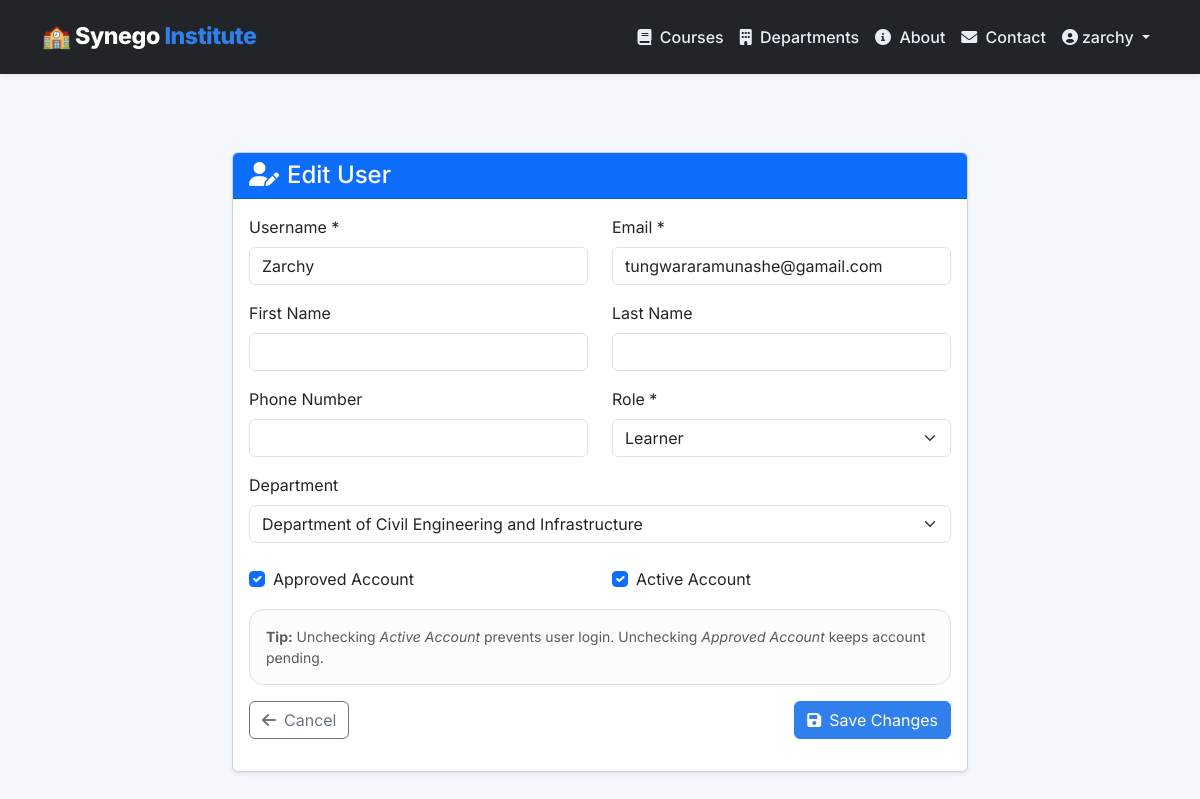
Screenshot of /admin-panel/users/2/edit/ (signed in) with the database file from the repository.
### lms/models.py (models this page shows, shortened)
class User(AbstractUser):
    ROLE_CHOICES = (
        ('admin', 'Administrator'),
        ('instructor', 'Instructor'),
        ('learner', 'Learner'),
        ('dept_head', 'Department Head'),
        ('approver', 'Approver'),
    )
    GENDER_CHOICES = (
        ('M', 'Male'),
        ('F', 'Female'),
        ('O', 'Other'),
    )
    role = models.CharField(max_length=20, choices=ROLE_CHOICES, default='learner')
    department = models.ForeignKey(
        'Department', null=True, blank=True, on_delete=models.SET_NULL,
        related_name='members'
    )
    phone_number = models.CharField(max_length=20, blank=True)
    address = models.TextField(blank=True)
    gender = models.CharField(max_length=1, choices=GENDER_CHOICES, blank=True)
    date_of_birth = models.DateField(null=True, blank=True)
    profile_picture = models.ImageField(upload_to='profile_pics/', null=True, blank=True)
    is_approved = models.BooleanField(default=False)
    approval_token = models.UUIDField(unique=True, null=True, blank=True)
    approval_token_created_at = models.DateTimeField(null=True, blank=True)
    temp_password = models.CharField(max_length=128, blank=True)
    temp_password_created_at = models.DateTimeField(null=True, blank=True)
    google_access_token = models.TextField(blank=True)
    google_refresh_token = models.TextField(blank=True)
    google_token_expiry = models.DateTimeField(null=True, blank=True)
    last_active = models.DateTimeField(auto_now=True)
    login_count = models.PositiveIntegerField(default=0)
    failed_login_attempts = models.PositiveIntegerField(default=0)
    account_locked_until = models.DateTimeField(null=True, blank=True)
    email_verified = models.BooleanField(default=False)
    email_verification_token = models.UUIDField(unique=True, null=True, blank=True)
    receive_notifications = models.BooleanField(default=True)
    language = models.CharField(max_length=10, default='en')
    class Meta:
        indexes = [
            models.Index(fields=['email']),
            models.Index(fields=['role', 'is_approved']),
            models.Index(fields=['username']),
            models.Index(fields=['last_active']),
        ]

class Department(models.Model):
    STATUS_CHOICES = (
        ('active', 'Active'),
        ('inactive', 'Inactive'),
        ('pending', 'Pending Approval'),
    )
    name = models.CharField(max_length=100, unique=True)
    slug = models.SlugField(unique=True, blank=True, null=True)
    code = models.CharField(max_length=20, unique=True, help_text="Department code (e.g., BT, EME, CE)")
    description = models.TextField()
    mission = models.TextField(blank=True, help_text="Department mission statement")
    vision = models.TextField(blank=True, help_text="Department vision statement")
    infrastructure = models.TextField(help_text="Required infrastructure (workshops, labs, etc.)")
    resources = models.TextField(help_text="Tools, equipment, software needed")
    min_instructors = models.PositiveIntegerField(default=1, help_text="Minimum instructors required")
    max_capacity = models.PositiveIntegerField(default=100, help_text="Maximum student capacity")
    head = models.ForeignKey(
        User, null=True, blank=True, on_delete=models.SET_NULL,
        limit_choices_to={'role__in': ['dept_head', 'admin']},
        related_name='headed_depts'
    )
    contact_email = models.EmailField(blank=True)
    contact_phone = models.CharField(max_length=20, blank=True)
    office_location = models.CharField(max_length=200, blank=True)
    status = models.CharField(max_length=20, choices=STATUS_CHOICES, default='active')
    created_at = models.DateTimeField(auto_now_add=True)
    updated_at = models.DateTimeField(auto_now=True)
    class Meta:
        ordering = ['name']
        verbose_name = "Department"
        verbose_name_plural = "Departments"
        indexes = [
            models.Index(fields=['code', 'status']),
            models.Index(fields=['name']),
        ]

### lms/views.py (the view, shortened to what this page needs)
# urls.py: path('admin-panel/users/<int:user_id>/edit/', views.admin_edit_user, name='admin_edit_user'),
@admin_required
def admin_edit_user(request, user_id):
    edit_user = get_object_or_404(User, id=user_id)
    departments = Department.objects.filter(status='active')
    context = {
        'edit_user': edit_user,
        'departments': departments,
        'role_choices': User.ROLE_CHOICES,
    }
    return render(request, 'lms/admin/edit_user.html', context)

### lms/context_processors.py (called while the page is built)
def app_info(request):
    return {
        "APP_NAME": "Synego Training Institute",
    }

### lms/views.py (called while the page is built)
def admin_required(view_func):
    return user_passes_test(lambda u: u.is_authenticated and (u.role == 'admin' or u.is_superuser))(view_func)

### lms/templates/lms/admin/edit_user.html (shortened to what this page needs)
{% extends "lms/base.html" %}
{% block content %}
<div class="container py-4">
    <div class="row justify-content-center">
        <div class="col-lg-8">
            <div class="card shadow-sm">
                <div class="card-header bg-primary text-white">
                    <h4 class="mb-0"><i class="fas fa-user-edit me-2"></i>Edit User</h4>
                </div>
                <div class="card-body">
                    <form method="post">
                        <div class="row">
                            <div class="col-md-6 mb-3">
                                <label for="username" class="form-label">Username *</label>
                                <input type="text" name="username" id="username" class="form-control" value="{{ edit_user.username }}" required>
                            </div>
                            <div class="col-md-6 mb-3">
                                <label for="email" class="form-label">Email *</label>
                                <input type="email" name="email" id="email" class="form-control" value="{{ edit_user.email }}" required>
                            </div>
                        </div>
                        <div class="row">
                            <div class="col-md-6 mb-3">
                                <label for="first_name" class="form-label">First Name</label>
                                <input type="text" name="first_name" id="first_name" class="form-control" value="{{ edit_user.first_name }}">
                            </div>
                            <div class="col-md-6 mb-3">
                                <label for="last_name" class="form-label">Last Name</label>
                                <input type="text" name="last_name" id="last_name" class="form-control" value="{{ edit_user.last_name }}">
                            </div>
                        </div>
                        <div class="row">
                            <div class="col-md-6 mb-3">
                                <label for="phone_number" class="form-label">Phone Number</label>
                                <input type="tel" name="phone_number" id="phone_number" class="form-control" value="{{ edit_user.phone_number }}">
                            </div>
                            <div class="col-md-6 mb-3">
                                <label for="role" class="form-label">Role *</label>
                                <select name="role" id="role" class="form-select" required>
                                    {% for role_value, role_label in role_choices %}
                                        <option value="{{ role_value }}" {% if edit_user.role == role_value %}selected{% endif %}>{{ role_label }}</option>
                                    {% endfor %}
                                </select>
                            </div>
                        </div>
                        <div class="mb-3">
                            <label for="department_id" class="form-label">Department</label>
                            <select name="department_id" id="department_id" class="form-select">
                                {% for dept in departments %}
                                    <option value="{{ dept.id }}" {% if edit_user.department_id == dept.id %}selected{% endif %}>{{ dept.name }}</option>
                                {% endfor %}
                            </select>
                        </div>
                        <div class="row">
                            <div class="col-md-6 mb-3">
                                <div class="form-check mt-2">
                                    <input type="checkbox" name="is_approved" id="is_approved" class="form-check-input" {% if edit_user.is_approved %}checked{% endif %}>
                                    <label for="is_approved" class="form-check-label">Approved Account</label>
                                </div>
                            </div>
                            <div class="col-md-6 mb-3">
                                <div class="form-check mt-2">
                                    <input type="checkbox" name="is_active" id="is_active" class="form-check-input" {% if edit_user.is_active %}checked{% endif %}>
                                    <label for="is_active" class="form-check-label">Active Account</label>
                                </div>
                            </div>
                        </div>
                        <div class="alert alert-light border">
                            <small class="text-muted">
                                <strong>Tip:</strong> Unchecking <em>Active Account</em> prevents user login. Unchecking <em>Approved Account</em> keeps account pending.
                            </small>
                        </div>
                        <div class="d-flex justify-content-between">
                            <a href="{% url 'lms:admin_users' %}" class="btn btn-outline-secondary">
                                <i class="fas fa-arrow-left me-2"></i>Cancel
                            </a>
                            <button type="submit" class="btn btn-primary">
                                <i class="fas fa-save me-2"></i>Save Changes
                            </button>
                        </div>
                    </form>
                </div>
            </div>
        </div>
    </div>
</div>
{% endblock %}

### lms/templates/lms/base.html (shortened to what this page needs)
﻿<!DOCTYPE html>
<html lang="en">
<head>
    <link href="https://cdn.jsdelivr.net/npm/bootstrap@5.3.0-alpha1/dist/css/bootstrap.min.css" rel="stylesheet">
    <link rel="stylesheet" href="https://cdnjs.cloudflare.com/ajax/libs/font-awesome/6.0.0/css/all.min.css">
</head>
<body>
    <nav class="navbar navbar-expand-lg navbar-dark bg-dark fixed-top shadow-sm">
        <div class="container">
            <a class="navbar-brand" href="{% url 'lms:index' %}">
                🏫 Synego <span>Institute</span>
            </a>
            <div class="collapse navbar-collapse" id="navbarNav">
                <ul class="navbar-nav ms-auto align-items-lg-center">
                    <li class="nav-item">
                        <a class="nav-link" href="{% url 'lms:course_list' %}"><i class="fas fa-book me-1"></i> Courses</a>
                    </li>
                    <li class="nav-item">
                        <a class="nav-link" href="{% url 'lms:department_list' %}"><i class="fas fa-building me-1"></i> Departments</a>
                    </li>
                    <li class="nav-item">
                        <a class="nav-link" href="{% url 'lms:about' %}"><i class="fas fa-info-circle me-1"></i> About</a>
                    </li>
                    <li class="nav-item">
                        <a class="nav-link" href="{% url 'lms:contact' %}"><i class="fas fa-envelope me-1"></i> Contact</a>
                    </li>
                    {% if user.is_authenticated %}
                        <li class="nav-item dropdown">
                            <a class="nav-link dropdown-toggle" href="#" role="button" data-bs-toggle="dropdown">
                                <i class="fas fa-user-circle me-1"></i>{{ user.first_name|default:user.username }}
                            </a>
                        </li>
                    {% endif %}
                </ul>
            </div>
        </div>
    </nav>
    <main>
        {% block content %}{% endblock %}
    </main>
</body>
</html>

### lms/templates/lms/base.html (style rules this page uses)
:root { --primary-color: #1f3a5d; --secondary-color: #2f80ed; --accent-color: #17a2b8; --bg-light: #f4f7fb; --bg-dark: #1d2833; --text-muted: #6c7a91; --surface: #ffffff; --surface-alt: #f9fbff; }
* { box-sizing: border-box; }
body { font-family: 'Inter', sans-serif; background-color: var(--bg-light); color: #1f2835; margin: 0; padding-top: 80px; }
.navbar { padding: 0.9rem 1rem; transition: background-color 0.3s ease; }
.navbar-brand { font-weight: 800; letter-spacing: -0.02em; font-size: 1.45rem; }
.navbar-brand span { color: var(--secondary-color); }
.navbar-nav .nav-link { color: #e9edf5; font-weight: 500; }
.btn-primary { background-color: var(--secondary-color); border-color: var(--secondary-color); }
.alert { border-radius: 14px; }

### rows the page displays
User: first_name "zarchy"
User: username "Zarchy", email "tungwararamunashe@gamail.com", role "Learner", department_id "Department of Civil Engineering and Infrastructure", is_approved "☑", is_active "☑"
